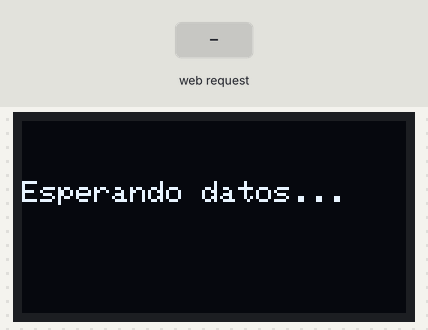
Simulated run of this program. Board: ESP32. Shown: 128×64 one-colour display. Inputs (shaded band) come from the test bench. WiFi joins after 1.5 s; servers stay silent unless stated; what the program prints to the serial monitor is not drawn.

Above: at 2.7 s.
2.8 s: HTTP request GET /update?city=1&weather=1&temp=1 received
At 3.2 s:
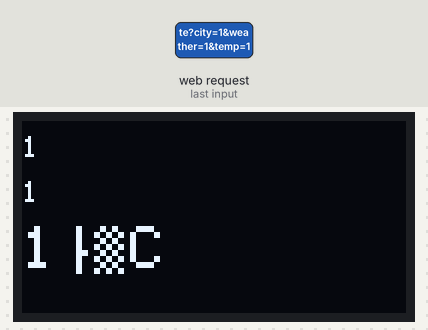
4.3 s: HTTP request GET /update?city=120&weather=120&temp=120 received
At 5.6 s:
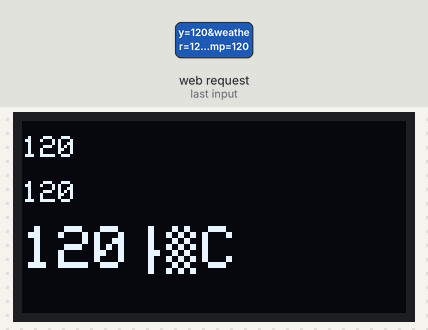
Timing chart, 0 to 7.3 s (numbered marks = the images above; inputs shaded):
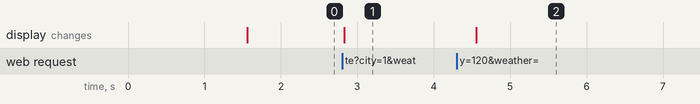

Measured:
- after the input at 2.8 s, the display: changes at once (image 1)
- after the input at 4.3 s, the display: changes after 0.25 s (image 2)

The program:

main.cpp
```cpp
#include <Arduino.h>
#include <Wire.h>
#include <WiFi.h>
#include <Adafruit_GFX.h>
#include <Adafruit_SSD1306.h>
#include <WebServer.h>
#include <ThingSpeak.h>

WiFiClient client; // Cliente para ThingSpeak
unsigned long myChannelNumber =3125092;
const char * myWriteAPIKey = "QFWCU0T7VP0WQ921";


#define SCREEN_WIDTH 128
#define SCREEN_HEIGHT 64
Adafruit_SSD1306 display(SCREEN_WIDTH, SCREEN_HEIGHT, &Wire, -1);

// Cambia estos datos por tu red WiFi
const char* ssid = "SAENZ";
const char* password = "4107480A";

WebServer server(80);
String city = "Esperando...";
String weather = "--";
String temp = "--";

void handleUpdate() {
  if (server.hasArg("city") && server.hasArg("weather") && server.hasArg("temp")) {
    city = server.arg("city");
    weather = server.arg("weather");
    temp = server.arg("temp");

    Serial.printf("Ciudad: %s | Clima: %s | Temp: %s°C\n",
                  city.c_str(), weather.c_str(), temp.c_str());

    // --- Mostrar en pantalla OLED ---
    display.clearDisplay();
    display.setTextSize(1);
    display.setTextColor(SSD1306_WHITE);
    display.setCursor(0, 5);
    display.println(city);
    display.setCursor(0, 20);
    display.println(weather);
    display.setTextSize(2);
    display.setCursor(0, 35);
    display.print(temp);
    display.println("°C");
    display.display();

    // --- ✅ Respuesta correcta al navegador (con CORS) ---
    server.sendHeader("Access-Control-Allow-Origin", "*");
    server.sendHeader("Access-Control-Allow-Methods", "GET, POST, OPTIONS");
    server.sendHeader("Access-Control-Allow-Headers", "Content-Type");
    server.send(200, "text/plain", "OK");

    // --- 🌐 Enviar datos a ThingSpeak ---
    WiFiClient client;
    const char* host = "api.thingspeak.com";
    String apiKey = "QFWCU0T7VP0WQ921";  // 🔑 Reemplaza con tu clave de escritura

    // 🔒 Codificar datos para URL (evita errores con espacios o acentos)
    String safeCity = city;
    safeCity.replace(" ", "%20");
    String safeWeather = weather;
    safeWeather.replace(" ", "%20");
    String safeTemp = temp;
    safeTemp.replace(" ", "%20");

    // Construir la URL con los campos del canal
    String url = "/update?api_key=" + apiKey +
                 "&field1=" + safeCity +
                 "&field2=" + safeWeather +
                 "&field3=" + safeTemp;

    Serial.println("[ThingSpeak] Enviando datos a: " + url);

    if (client.connect(host, 80)) {
      client.print(String("GET ") + url + " HTTP/1.1\r\n" +
                   "Host: " + host + "\r\n" +
                   "Connection: close\r\n\r\n");
      Serial.println("[ThingSpeak] Datos enviados con éxito ✅");
    } else {
      Serial.println("[ThingSpeak] ❌ Error al conectar con ThingSpeak");
    }

    delay(1500);  // ⏱️ Espera necesaria entre solicitudes (ThingSpeak la requiere)
    client.stop();

  } else {
    server.sendHeader("Access-Control-Allow-Origin", "*");
    server.sendHeader("Access-Control-Allow-Methods", "GET, POST, OPTIONS");
    server.sendHeader("Access-Control-Allow-Headers", "Content-Type");
    server.send(400, "text/plain", "Faltan parámetros");
  }
}


void setup() {
  Serial.begin(115200);
  WiFi.begin(ssid, password);
  Serial.print("Conectando a WiFi...");

  while (WiFi.status() != WL_CONNECTED) {
    delay(500);
    Serial.print(".");
  }

  Serial.println("\n✅ Conectado a WiFi!");
  Serial.print("🌐 IP del ESP32: ");
  Serial.println(WiFi.localIP());

  if (!display.begin(SSD1306_SWITCHCAPVCC, 0x3C)) {
    Serial.println("❌ Error inicializando OLED");
    for (;;);
  }

  display.clearDisplay();
  display.setTextSize(1);
  display.setTextColor(SSD1306_WHITE);
  display.setCursor(0, 20);
  display.println("Esperando datos...");
  display.display();

  server.on("/update", handleUpdate);
  server.begin();

  Serial.println("🌍 Servidor web iniciado");
}

void loop() {
  server.handleClient();
}
```
